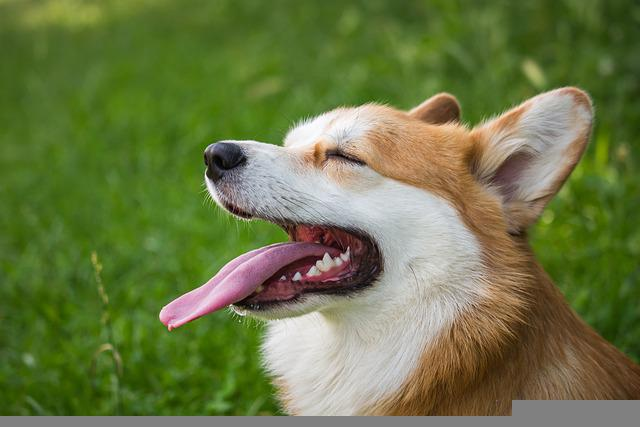
#> input picture library/openCV/image/img.jpg, 640 x 427 px
$ jupyter execute --allow-errors 06_resize.ipynb
#> lines starting #> are read from the running program, lines starting #| are printed output that depends on the picture; pictures that were not available may be replaced by others from this repository, and a replacement may not be noted
[cell 1]
# 크기 조정
# 1. 고정 크기
# 2. 비율

import cv2

img = cv2.imread('image/img.jpg')
#> img is the input picture: shape (427, 640, 3); mean B, G, R 68.6, 119, 106.9
dst1 = cv2.resize(img, (400,500)) # 400,500으로 변환
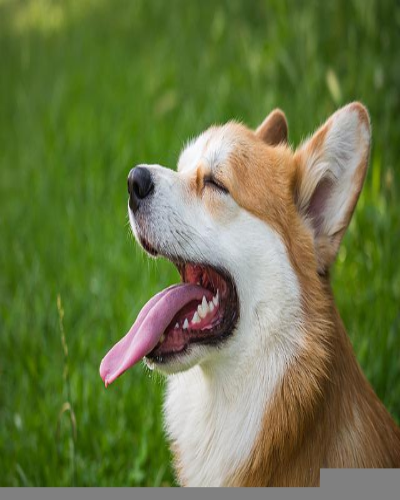
#> dst1: shape (500, 400, 3); mean B, G, R 68.5, 118.8, 106.8
dst2 = cv2.resize(img, None, fx=0.5 , fy=0.5) #0.5배로 축소

cv2.imshow('img', img)
cv2.imshow('resize1', dst1)
cv2.imshow('resize2', dst2)

cv2.waitKey(0)

cv2.destroyAllWindows()
cv2.waitKey(1)

[cell 2]
# 보간법 : 이미지를 늘릴거나 줄일 때 자연스럽게 만드는 것
# 1. cv2.INTER_AREA : 크기 줄일 때 사용
# 2. cv2.INTER_CUBIC : 크기 늘릴 때 사용 (속도 느림, 퀄리티 좋음)
# 3. cv2.INTER_LINEAR : 크기 늘릴 때 사용 (기본값)

import cv2

img = cv2.imread('image/img.jpg')

#축소
dst_shrink = cv2.resize(img, None, fx=0.5 , fy=0.5, interpolation = cv2.INTER_AREA) # interpolation : 보간법 사용
#확대
dst_extend = cv2.resize(img, None, fx=0.5 , fy=0.5, interpolation = cv2.INTER_CUBIC) # interpolation : 보간법 사용
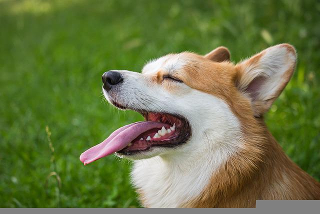
#> dst_extend: shape (214, 320, 3); mean B, G, R 68.8, 119, 107

cv2.imshow('img', img)
#> (the rest of this cell did not finish here and is left out)

[cell 3]
# 동영상

import cv2

cap = cv2.VideoCapture('video/corgi.mp4')

while cap.isOpened():
  ret, frame = cap.read()
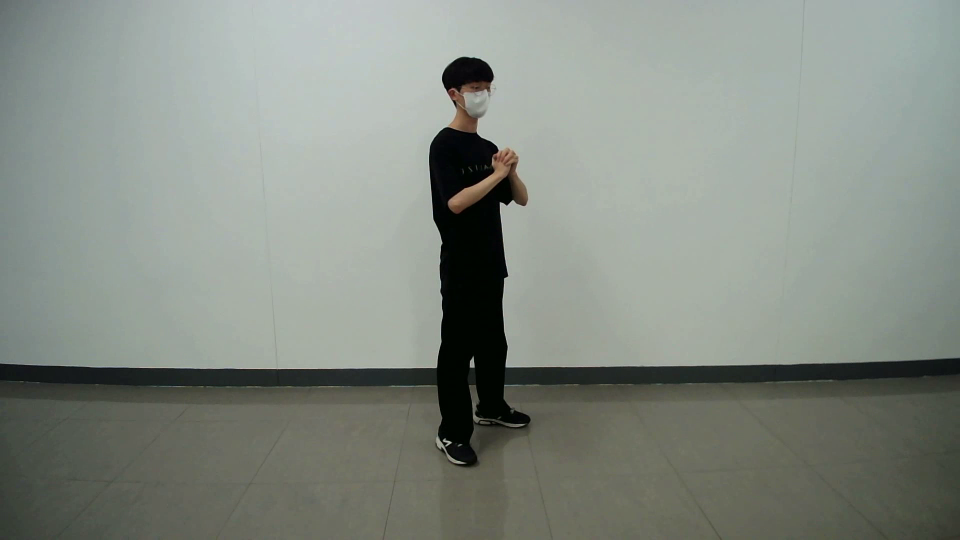
#> input picture frame 3 of main_project/lstm/test.avi, 1920 x 1080 px, given in place of corgi.mp4, which was not available (shown at 1/2 size)
#> frame is the input picture: shape (1080, 1920, 3); mean B, G, R 131.1, 139.1, 132.3
  if not ret:
    break

  frame_resized = cv2.resize(frame,(400,500))
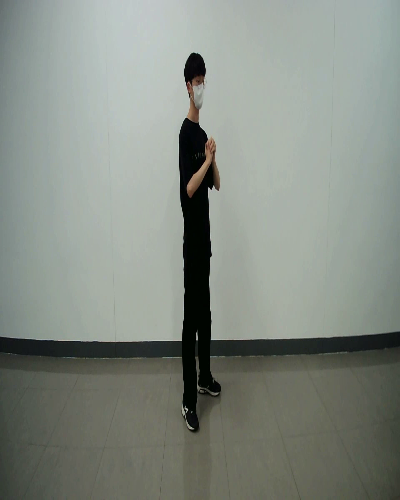
#> frame_resized: shape (500, 400, 3); mean B, G, R 131, 139.1, 132.3
  # frame_resized = cv2.resize(frame,None,fx=1.5,fy=1.5, interpolation=cv2.INTER_CUBIC)

  cv2.imshow('video', frame_resized)

  if cv2.waitKey(1) == ord('q'):
#> (key q is pressed here)
    break

cap.release()

cv2.destroyAllWindows()
cv2.waitKey(1)
